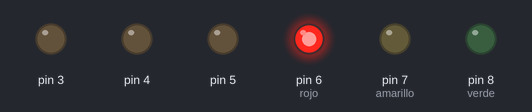
A sketch run on a simulated Arduino Uno, built with avr-gcc and run on an emulated ATmega328P. Shown: output pins drawn as LEDs (lit = HIGH).

Above: at 0.2 s.
At 0.7 s:
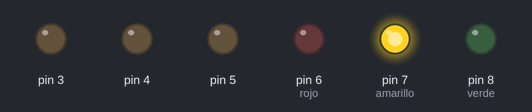
At 1.2 s:
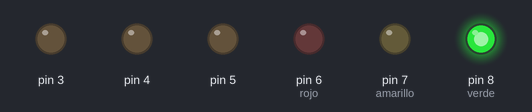
At 1.7 s:
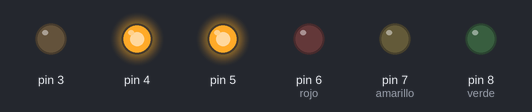
At 2.2 s:
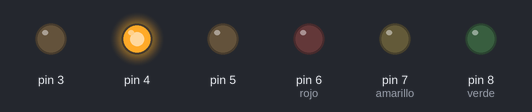
At 4.0 s:
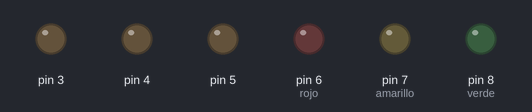
Timing chart, 0 to 5.9 s (numbered marks = the images above):
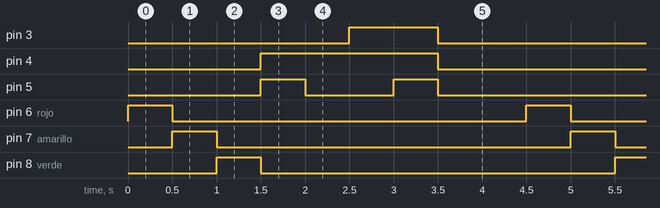

The sketch:

S2-RETO.ino
```cpp
void setup(){
  pinMode(3,OUTPUT); //r
  pinMode(4,OUTPUT); //a
  pinMode(5,OUTPUT); //v
  pinMode(6,OUTPUT); //rojo
  pinMode(7,OUTPUT); //amarillo
  pinMode(8,OUTPUT); //verde
}

void loop(){
  digitalWrite(6,1);
  delay(500);
  digitalWrite(6,0);
  digitalWrite(7,1);
  delay(500);
  digitalWrite(7,0);
  digitalWrite(8,1);
  delay(500);
  digitalWrite(8,0);
  //RGB cian
  digitalWrite(3,0);
  digitalWrite(4,1);
  digitalWrite(5,1);
  delay(500);
  //RGB azul
  digitalWrite(3,0);
  digitalWrite(4,1);
  digitalWrite(5,0);
  delay(500);
  //RGB magenta
  digitalWrite(3,1);
  digitalWrite(4,1);
  digitalWrite(5,0);
  delay(500);
  //RGB blanco
  digitalWrite(3,1);
  digitalWrite(4,1);
  digitalWrite(5,1);
  delay(500);
  //apagado
  digitalWrite(3,0);
  digitalWrite(4,0);
  digitalWrite(5,0);
  delay(1000);
}
```

Measured:
- by itself, pin 3: alternates HIGH for 1.0 s and LOW for 3.5 s
- by itself, pin 4: alternates HIGH for 2.0 s and LOW for 2.5 s
- by itself, pin 5: repeats every 4.5 s: LOW 1.0 s, HIGH 0.50 s, LOW 2.5 s, HIGH 0.50 s
- by itself, pin 6 (rojo), pin 7 (amarillo), pin 8 (verde): alternates HIGH for 0.50 s and LOW for 4.0 s
